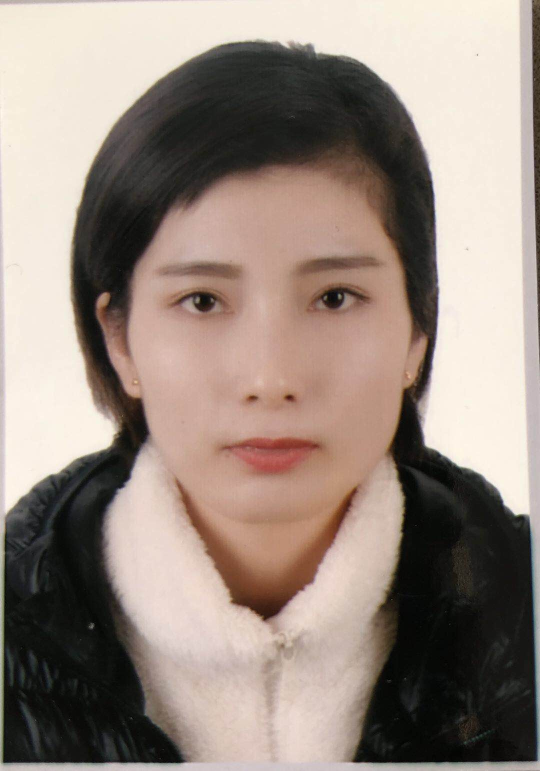
#> input picture 4.jpg, 1080 x 1542 px (shown at 1/2 size)
$ python -i scipt.py   (imports and definitions only)
#> lines starting #> are read from the running program, lines starting #| are printed output that depends on the picture; after the words box and inside, x2 and y2 are one past the last pixel; in counts of white or black regions, pixels touching at a corner belong together
import numpy as np
import cv2
import glob


def marginremove(img, rect=None, blur=(75,75)):
	orig = img.copy()
	img = cv2.GaussianBlur(img, blur, 0)
	height, width = img.shape[:2]
	param = height // 40

	rect = rect or (param,param,width,height)

	# get grabcut mask for original image, will have left blank problem
	mask = np.zeros((img.shape[:2]),np.uint8)
	bgdModel = np.zeros((1,65),np.float64)
	fgdModel = np.zeros((1,65),np.float64)
	cv2.grabCut(img,mask,rect,bgdModel,fgdModel,5,cv2.GC_INIT_WITH_RECT)
	mask2 = np.where((mask==2)|(mask==0),0,1).astype('uint8')

	# get grabcut mask for horizontally flip image
	flip_img = np.fliplr(img)
	flip_mask = np.zeros((flip_img.shape[:2]),np.uint8)
	flip_bgdModel = np.zeros((1,65),np.float64)
	flip_fgdModel = np.zeros((1,65),np.float64)
	cv2.grabCut(flip_img,flip_mask,rect,flip_bgdModel,flip_fgdModel,5,cv2.GC_INIT_WITH_RECT)
	flip_mask2 = np.where((flip_mask==2)|(flip_mask==0),0,1).astype('uint8')
	mask2f = np.fliplr(flip_mask2)

	# OR combine two mask, to avoid left and right shoulder blanks
	mask_lr = mask2 | mask2f

	person = orig*mask_lr[:,:,np.newaxis]
	background = orig - person
	background[np.where((background > [0,0,0]).all(axis = 2))] =[255,255,255]
	final = background + person

	return final


def floodfill(img, floodpoints=None, threshold_sure_bg=200, threshold_sure_fg=190):
	# Threshold.
	# Set values equal to or above 220 to 0.
	# Set values below 220 to 255.
#> called with threshold_sure_bg = 200, threshold_sure_fg = 190
	height, width = img.shape[:2]
#> height = 800; width = 600
	floodpoints = floodpoints or [(width//10, width//10), (width//10, width - width//10)]
#> floodpoints = [(60, 60), (60, 540)]

	th1, im_th1 = cv2.threshold(img, threshold_sure_bg, 255, cv2.THRESH_BINARY_INV);
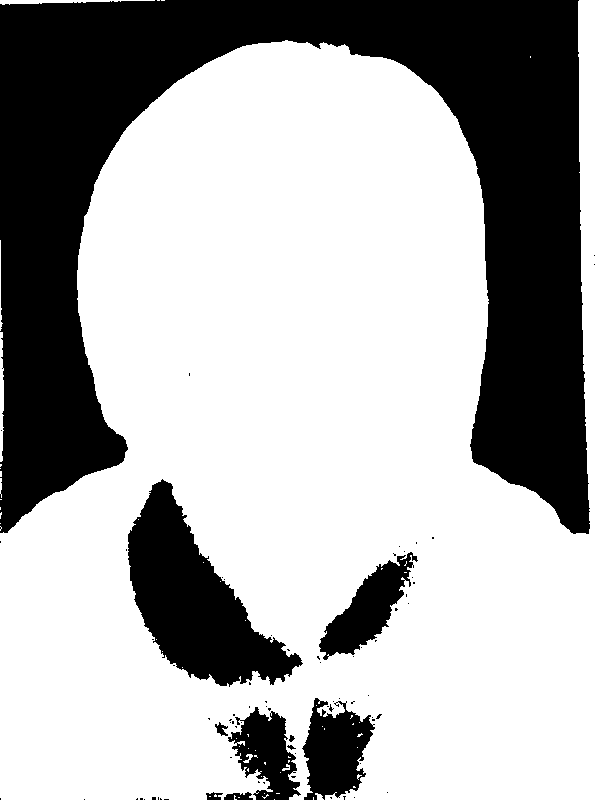
#> im_th1: shape (800, 600); 67.6% white; 77 black regions (67 under 20 px), largest, box (x1, y1, x2, y2) and area: (0, 0, 590, 534) 125754, (128, 479, 303, 687) 16462, (302, 698, 375, 800) 4683
#> th1 = 200
	th2, im_th2 = cv2.threshold(img, threshold_sure_fg, 255, cv2.THRESH_BINARY_INV);
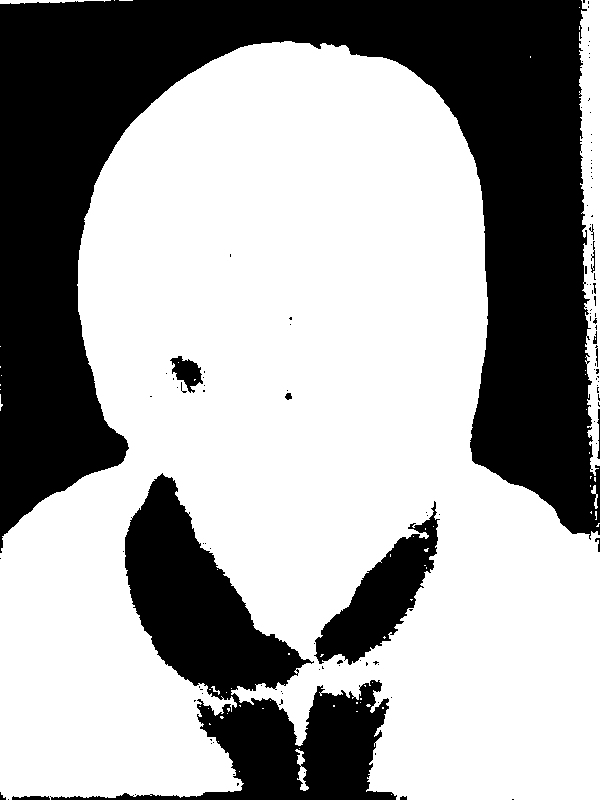
#> im_th2: shape (800, 600); 64% white; 116 black regions (101 under 20 px), largest, box (x1, y1, x2, y2) and area: (0, 0, 600, 553) 128983, (50, 473, 397, 800) 34878, (314, 501, 440, 665) 7601
#> th2 = 190

	# Copy the thresholded image.
	im_floodfill1 = im_th1.copy()
	im_floodfill2 = im_th2.copy()

	# Mask used to flood filling.
	# Notice the size needs to be 2 pixels than the image.
	h, w = im_th1.shape[:2]
#> h = 800; w = 600
	mask1 = np.zeros((h+2, w+2), np.uint8)
	mask2 = np.zeros((h+2, w+2), np.uint8)

	# Floodfill from point (point_width, point_height)
	for point in floodpoints:
		cv2.floodFill(im_floodfill1, mask1, point, 255);
		cv2.floodFill(im_floodfill2, mask2, point, 255);
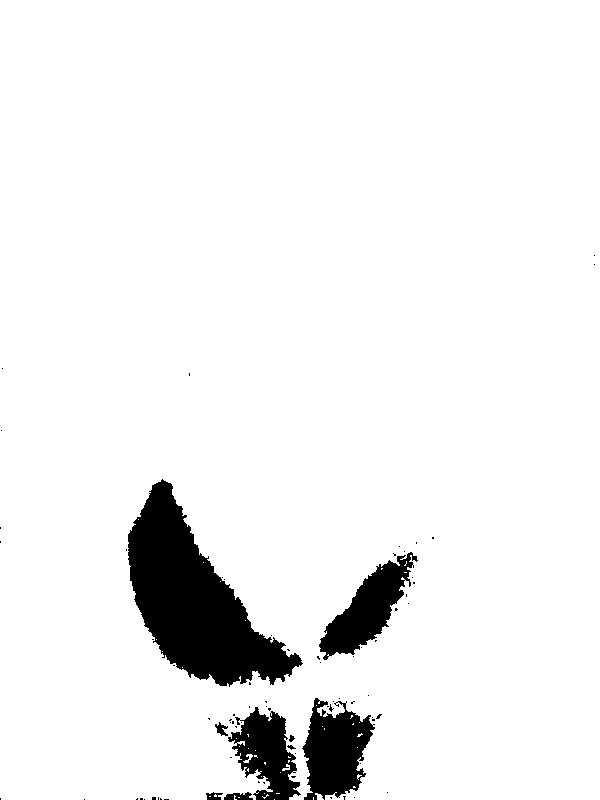
#> im_floodfill1: shape (800, 600); 93.8% white; 78 black regions (69 under 20 px), largest, box (x1, y1, x2, y2) and area: (128, 479, 303, 687) 16462, (302, 698, 375, 800) 4683, (319, 552, 418, 660) 4231
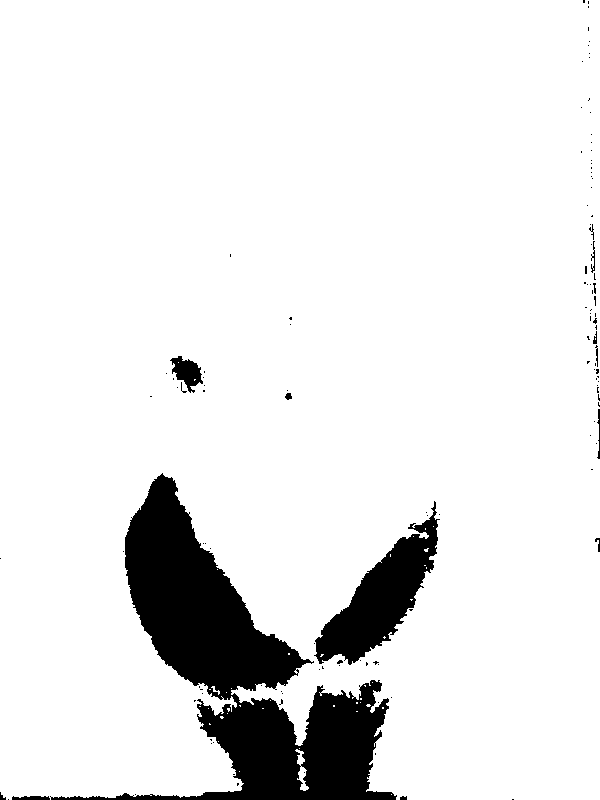
#> im_floodfill2: shape (800, 600); 90.8% white; 122 black regions (108 under 20 px), largest, box (x1, y1, x2, y2) and area: (50, 473, 397, 800) 34878, (314, 501, 440, 665) 7601, (170, 356, 203, 393) 633

	# Invert floodfilled image
	im_floodfill_inv1 = cv2.bitwise_not(im_floodfill1)
	im_floodfill_inv2 = cv2.bitwise_not(im_floodfill2)

	# Combine the two images to get the foreground.
	im_sure_bg = cv2.bitwise_not(im_th1 | im_floodfill_inv1)
#> im_sure_bg: shape (800, 600); 26.2% white; 1 white region, box (x1, y1, x2, y2) and area: (0, 0, 590, 534) 125751
	im_sure_fg = cv2.bitwise_not(im_th2 | im_floodfill_inv2)
#> im_sure_fg: shape (800, 600); 26.9% white; 1 white region, box (x1, y1, x2, y2) and area: (0, 0, 600, 553) 128959
#> in bg_cleaner, img is the input picture: shape (1542, 1080, 3); mean B, G, R 127.7, 137.1, 151.9


	return (im_sure_bg, im_sure_fg)


def grabcut(img, sure_bg, sure_fg, rect=None, blur=(15,15)):
#> called with blur = (15, 15)
	img = cv2.GaussianBlur(img, blur, 0)
	height, width = img.shape[:2]
#> height = 800; width = 600
	param = height // 40
#> param = 20

	rect = rect or (param,param,width,height)
#> rect = (20, 20, 600, 800)

	# get grabcut mask for original image, will have left blank problem
	mask = np.zeros((img.shape[:2]),np.uint8)
	bgdModel = np.zeros((1,65),np.float64)
	fgdModel = np.zeros((1,65),np.float64)
	cv2.grabCut(img,mask,rect,bgdModel,fgdModel,5,cv2.GC_INIT_WITH_RECT)
	mask2 = np.where((mask==2)|(mask==0),0,1).astype('uint8')

	# get grabcut mask for horizontally flip image
	flip_img = np.fliplr(img)
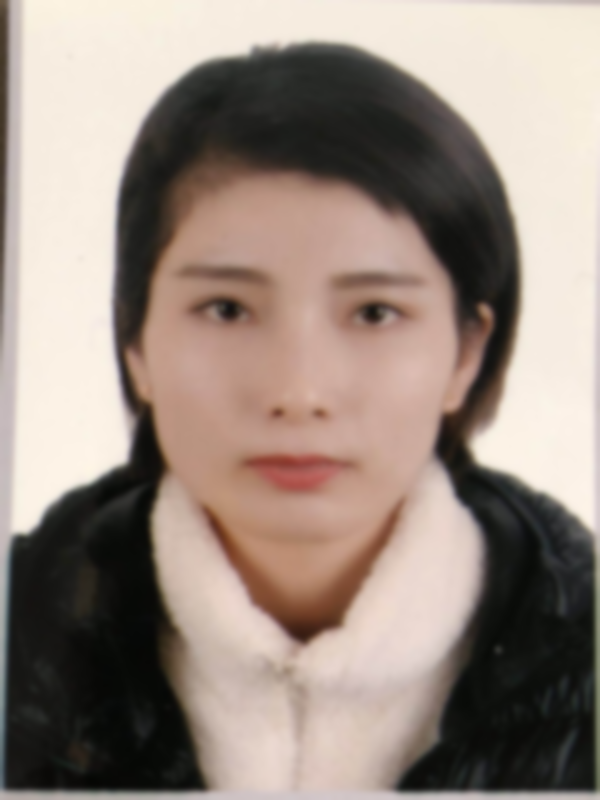
#> flip_img: shape (800, 600, 3); mean of channels 0, 1, 2 127.7, 137.1, 151.9; drawn as B, G, R
	flip_mask = np.zeros((flip_img.shape[:2]),np.uint8)
	flip_bgdModel = np.zeros((1,65),np.float64)
	flip_fgdModel = np.zeros((1,65),np.float64)
	cv2.grabCut(flip_img,flip_mask,rect,flip_bgdModel,flip_fgdModel,5,cv2.GC_INIT_WITH_RECT)
	flip_mask2 = np.where((flip_mask==2)|(flip_mask==0),0,1).astype('uint8')
	mask2f = np.fliplr(flip_mask2)
#> flip_mask2: shape (800, 600); values 0 (black) and 1 (white), 69% white; 3 black regions, box (x1, y1, x2, y2) and area: (0, 0, 600, 800) 146833, (377, 791, 600, 800) 1982, (450, 482, 472, 517) 120

	# OR combine two mask, to avoid left and right shoulder blanks
	mask_lr = mask2 | mask2f

	# white: 255, black: 0
	# foreground: 1, background: 0
	mask_lr[sure_bg == 255] = 0
	mask_lr[sure_fg == 0] = 1
	mask_lr, bgdModel, fgdModel = cv2.grabCut(img,mask_lr,None,bgdModel,fgdModel,5,cv2.GC_INIT_WITH_MASK)
#> mask_lr: shape (800, 600); values 0 (black) and 1 (white), 73.1% white; 1 black region, box (x1, y1, x2, y2) and area: (0, 0, 600, 553) 128944
	mask_lr = np.where((mask_lr==2)|(mask_lr==0),0,1).astype('uint8')

	return mask_lr


def bg_cleaner(path, margin_exist=False, writeto=None, floodpoints=None, threshold_sure_bg=200, threshold_sure_fg=190, grabcut_rect=None, grabcut_blur=(15,15), marginremove_rect=None, marginremove_blur=(35,35)):
	test_images = glob.glob(path)

	for img_name in test_images:
		# floodfill the background first
		# foreground would be black (rgb value 0)
		# background would be white (rgb value 255)
		gray_img = cv2.imread(img_name, cv2.IMREAD_GRAYSCALE)
		# resize if too big
		if gray_img.shape[0] > 800:
			gray_img = cv2.resize(gray_img, (600, 800), interpolation = cv2.INTER_AREA)
		gray_sure_bg, gray_sure_fg = floodfill(gray_img, floodpoints=floodpoints, threshold_sure_bg=threshold_sure_bg, threshold_sure_fg=threshold_sure_fg)

		img = cv2.imread(img_name)
		# resize if too big
		if img.shape[0] > 800:
			img = cv2.resize(img, (600, 800), interpolation = cv2.INTER_AREA)
		# make floodfill checked background white, by adding pixel values directly
		mask = grabcut(img, gray_sure_bg, gray_sure_fg, rect=grabcut_rect, blur=grabcut_blur)
		person = img*mask[:,:,np.newaxis]
		background = img - person
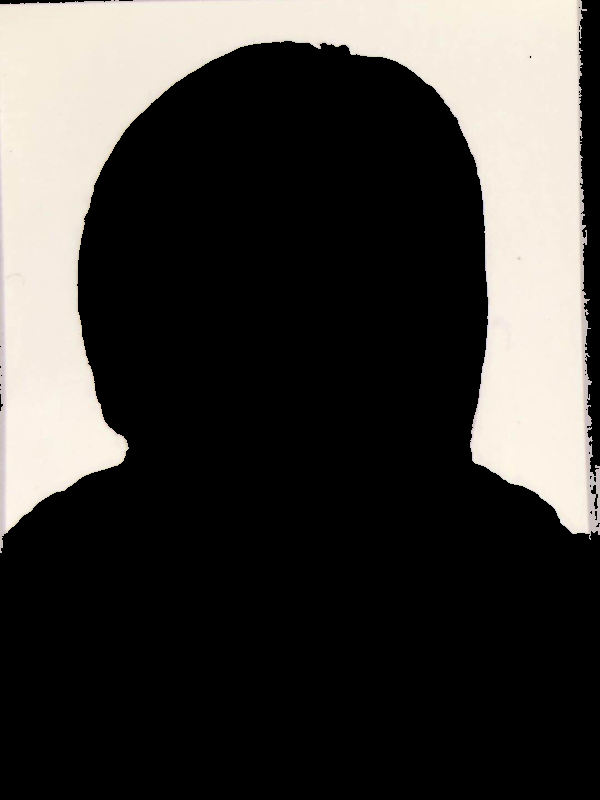
#> background: shape (800, 600, 3); mean B, G, R 60, 63.2, 65.8
		background[np.where((background > [0,0,0]).all(axis = 2))] =[255,255,255]
		final = background + person
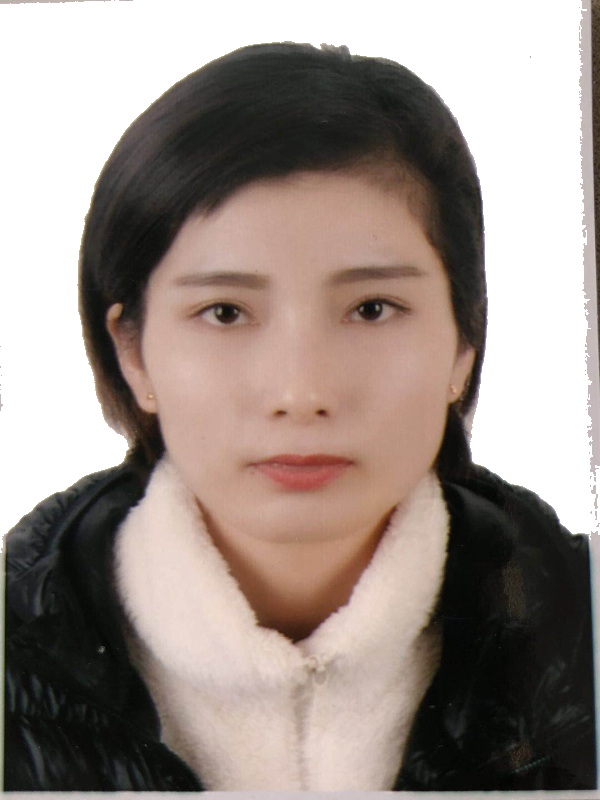
#> final: shape (800, 600, 3); mean B, G, R 136.1, 142.4, 154.6

		if margin_exist:
			final = marginremove(final, rect=marginremove_rect, blur=marginremove_blur)
		if writeto == None:
#> (the run stopped early here; a loop or call above may not have finished)

$ run again, on src/1.jpg
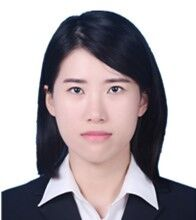
#> input picture src/1.jpg, 196 x 220 px
#> in floodfill, `th1, im_th1 = cv2.threshold(img, threshold_sure_bg, 255, cv2.THRESH_BI..`:
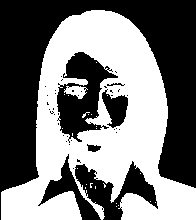
#> im_th1: shape (220, 196); 47.3% white; 25 white regions (23 under 20 px), largest, box (x1, y1, x2, y2) and area: (1, 10, 196, 220) 20139, (64, 86, 88, 99) 184
#> th1 = 200
#> im_th2: shape (220, 196); 42.9% white; 13 white regions (8 under 20 px), largest, box (x1, y1, x2, y2) and area: (1, 10, 196, 220) 17957, (86, 101, 110, 124) 207, (65, 86, 86, 96) 129, (62, 78, 88, 85) 121, (92, 204, 104, 220) 74
#> th2 = 190
#> im_floodfill_inv1: shape (220, 196); 14.8% white; 39 white regions (33 under 20 px), largest, box (x1, y1, x2, y2) and area: (57, 52, 118, 143) 2674, (75, 161, 158, 220) 1942, (38, 154, 101, 220) 1024, (102, 89, 128, 128) 582, (87, 144, 101, 152) 73, (107, 83, 125, 86) 29
#> im_floodfill_inv2: shape (220, 196); 19.1% white; 17 white regions (15 under 20 px), largest, box (x1, y1, x2, y2) and area: (47, 51, 130, 159) 4647, (38, 153, 158, 220) 3546
#> im_sure_bg: shape (220, 196); 37.9% white; 1 white region, box (x1, y1, x2, y2) and area: (0, 0, 196, 220) 16350
#> im_sure_fg: shape (220, 196); 38% white; 1 white region, box (x1, y1, x2, y2) and area: (0, 0, 196, 220) 16383
#> in bg_cleaner, img is the input picture: shape (220, 196, 3); mean B, G, R 166.6, 161.8, 169.4
#> flip_mask2: shape (220, 196); values 0 (black) and 1 (white), 61.4% white; 1 black region, box (x1, y1, x2, y2) and area: (0, 0, 196, 220) 16663
#> mask_lr: shape (220, 196); values 0 (black) and 1 (white), 62% white; 1 black region, box (x1, y1, x2, y2) and area: (0, 0, 196, 220) 16376
#> in bg_cleaner, `person = img*mask[:,:,np.newaxis]`:
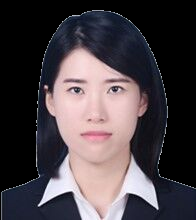
#> person: shape (220, 196, 3); mean B, G, R 70, 65.2, 73.1

$ run again, on src/10.jpg
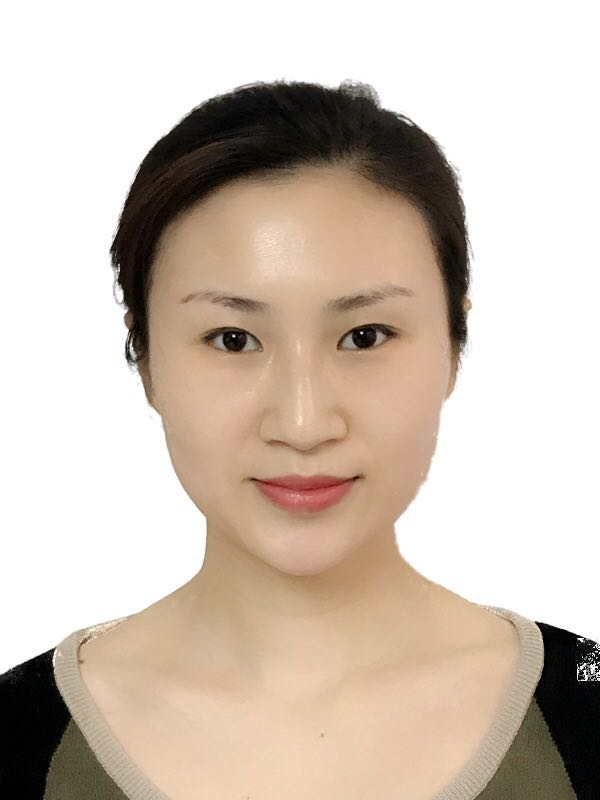
#> input picture src/10.jpg, 600 x 800 px
#> in floodfill, `th1, im_th1 = cv2.threshold(img, threshold_sure_bg, 255, cv2.THRESH_BI..`:
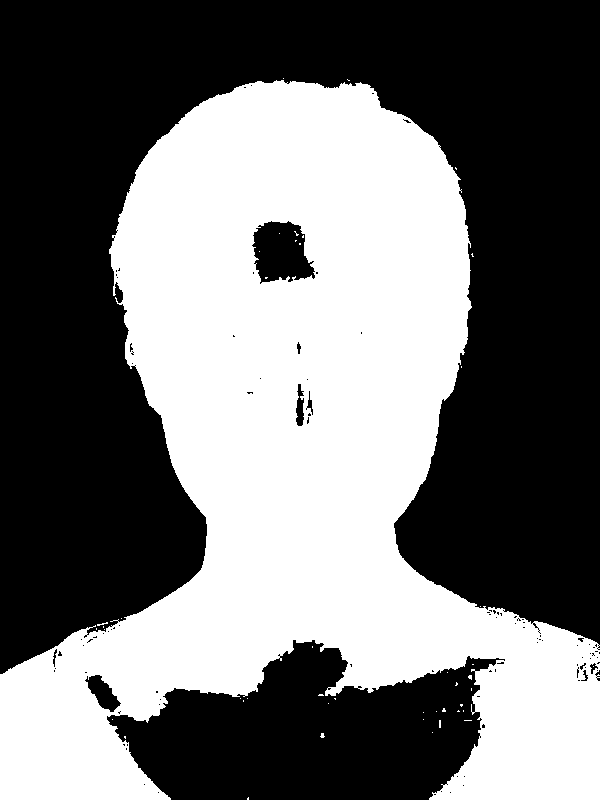
#> im_th1: shape (800, 600); 44.5% white; 46 white regions (45 under 20 px), largest, box (x1, y1, x2, y2) and area: (0, 80, 600, 800) 213387
#> th1 = 200
#> im_th2: shape (800, 600); 39.9% white; 62 white regions (59 under 20 px), largest, box (x1, y1, x2, y2) and area: (0, 80, 600, 800) 191129, (130, 685, 142, 700) 71, (145, 680, 151, 685) 20
#> th2 = 190
#> im_floodfill_inv1: shape (800, 600); 9.2% white; 110 white regions (100 under 20 px), largest, box (x1, y1, x2, y2) and area: (107, 640, 505, 800) 39996, (252, 221, 315, 284) 2819, (85, 675, 121, 712) 642
#> im_floodfill_inv2: shape (800, 600); 13.1% white; 260 white regions (238 under 20 px), largest, box (x1, y1, x2, y2) and area: (82, 619, 514, 800) 52753, (246, 213, 336, 292) 5154, (199, 387, 257, 428) 1294
#> im_sure_bg: shape (800, 600); 46.3% white; 1 white region, box (x1, y1, x2, y2) and area: (0, 0, 600, 674) 222160
#> im_sure_fg: shape (800, 600); 47% white; 1 white region, box (x1, y1, x2, y2) and area: (0, 0, 600, 674) 225432
#> in bg_cleaner, img is the input picture: shape (800, 600, 3); mean B, G, R 180.6, 193.3, 207
#> flip_mask2: shape (800, 600); values 0 (black) and 1 (white), 50.4% white; 1 black region, box (x1, y1, x2, y2) and area: (0, 0, 600, 800) 237926
#> mask_lr: shape (800, 600); values 0 (black) and 1 (white), 53.7% white; 1 black region, box (x1, y1, x2, y2) and area: (0, 0, 600, 674) 222236
#> in bg_cleaner, `background[np.where((background > [0,0,0]).all(axis = 2))] =[255,255,2..`:
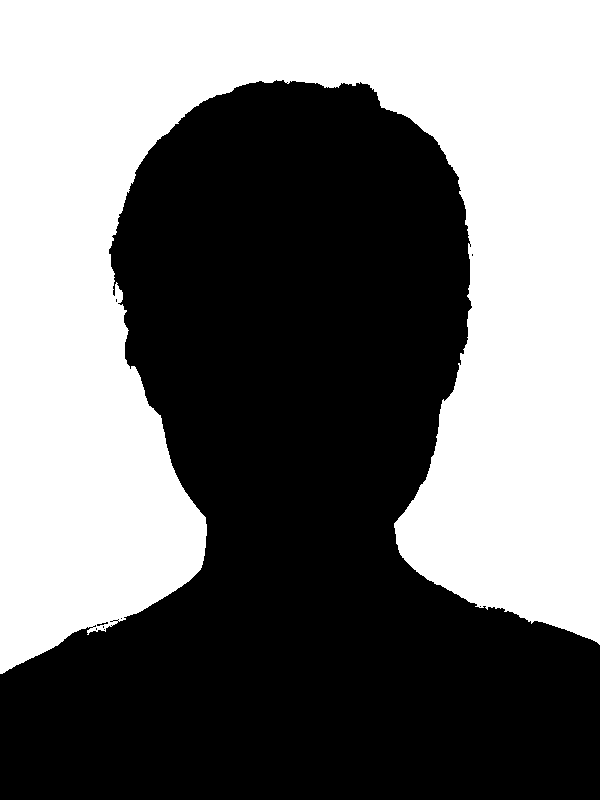
#> background: shape (800, 600, 3); 46.3% white; 1 white region, box (x1, y1, x2, y2) and area: (0, 0, 600, 674) 222236
